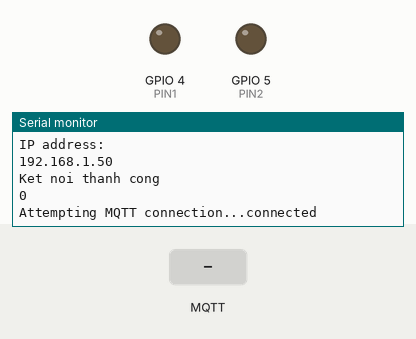
The program below on a simulated ESP8266 (NodeMCU). Parts: output pins drawn as LEDs (lit = HIGH), the last lines printed to the serial monitor. The inputs (shaded band) are chosen by the test bench. WiFi joins after 1.5 s; servers stay silent unless stated; no MQTT or app messages arrive unless stated.

Above: at 2.7 s.
2.8 s: MQTT message "flag1" arrives on the first subscribed topic
At 3.7 s:
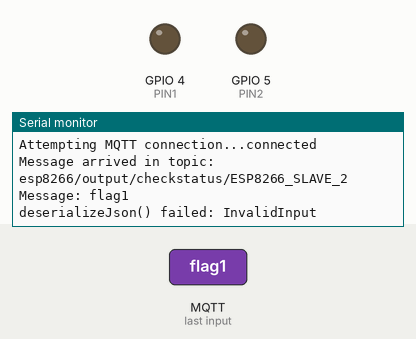
4.3 s: MQTT message "1" arrives on the first subscribed topic
At 4.8 s:
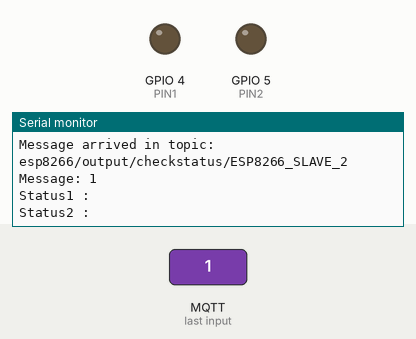
5.8 s: MQTT message "on" arrives on the first subscribed topic
At 7.2 s:
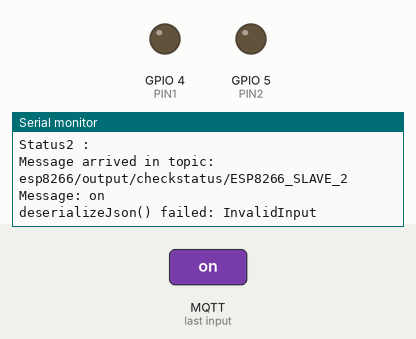

The program:

main.cpp
```cpp
#include <ESP8266WiFi.h>
#include <WiFiClient.h>
#include <ESP8266HTTPClient.h>
#include <ArduinoJson.h>
#include <PubSubClient.h>

const unsigned int PIN1 = 4; // BT
const unsigned int PIN2 = 5; // QL

// //Declare wifi and password
// const char *ssid = "Matsuya MIC";
// const char *password = "M@tsuyaR&D2020";
const char *ssid = "Matsuya_R&D_factory";
const char *password = "Matsuya@2017";

WiFiClient espClient;
PubSubClient client(espClient);

String _device_name_slave = "ESP8266_SLAVE_2";
String _device_name_master = "D_FP_2";
char const *_Topic_send_master = "esp8266/input/checkstatus/ESP8266_SLAVE_2";
char const *_Topic_receive_master = "esp8266/output/checkstatus/ESP8266_SLAVE_2";

const char *mqtt_server = "113.161.152.35";
byte machineStatus1;
byte machineStatus2;
String Flagcheckstatus1;
String Flagcheckstatus2;
unsigned long previousMillis = 0;
int couter = 4;
bool flag_send = 0;
String messageTemp = "";
int count_timer = 0;
bool sent_inf;
bool recieve_success;
int count_times = 0;

void setup_wifi();
void callback(char *topic, byte *message, unsigned int length);
void send_data_mqtt(char const *_path, String flag_status1, String flag_status2);
void reconnect();

// // SETUP TIMER
// void ICACHE_RAM_ATTR onTimerISR(){
//     count_timer++;
//     // Serial.println(count_timer);
//     timer1_write(6000000);//12us
// }

void setup()
{
  Serial.begin(115200);
  pinMode(PIN1, OUTPUT);
  pinMode(PIN2, OUTPUT);

  // settings wifi and mqtt
  setup_wifi();
  client.setServer(mqtt_server, 1883);
  client.setCallback(callback);

  machineStatus1 = LOW; // set first status
  machineStatus2 = LOW; // set first status
  Flagcheckstatus1 = "flag0";
  Flagcheckstatus2 = "flag0";
  digitalWrite(PIN1, machineStatus1);
  digitalWrite(PIN2, machineStatus2);
  Serial.println("Ket noi thanh cong");
  // //Initialize Ticker every 0.5s
  // timer1_attachInterrupt(onTimerISR);
  // timer1_enable(TIM_DIV16, TIM_EDGE, TIM_SINGLE);
  // timer1_write(6000000); //120000 us
}

//=======================================================================
//                    Main Program Loop
//=======================================================================
void loop()
{
  if (!client.connected())
  {
    reconnect();
  }
  client.loop();

  // if(sent_inf == true && count_timer == 10 && recieve_success == false){
  //   send_data_mqtt(_Topic_send_master, Flagcheckstatus1, Flagcheckstatus2);
  //   sent_inf = false;
  // }

  unsigned long currentMillis = millis();
  if ((WiFi.status() != WL_CONNECTED) && (currentMillis - previousMillis >= 30000))
  {
    Serial.print(millis());
    Serial.println("Reconnecting to WiFi...");
    WiFi.disconnect();
    WiFi.reconnect();
    previousMillis = currentMillis;
  }
  else
  {
    if (couter == 0)
    {
      Serial.println("Reset now...");
      ESP.restart();
    }
    if (flag_send == 1)
    {
      send_data_mqtt(_Topic_send_master, Flagcheckstatus1, Flagcheckstatus2);
      flag_send = 0;
      delay(2000);
    }
  }
}

void setup_wifi()
{
  delay(10);
  Serial.println();
  Serial.print("Connecting to ");
  Serial.println(ssid);
  WiFi.hostname(_device_name_slave);
  WiFi.begin(ssid, password);
  while (WiFi.status() != WL_CONNECTED)
  {
    delay(500);
    Serial.print(".");
  }
  Serial.println("");
  Serial.println("WiFi connected");
  Serial.println("IP address: ");
  Serial.println(WiFi.localIP());
}

void callback(char *topic, byte *message, unsigned int length)
{
  count_times++;
  Serial.print("Message arrived in topic: ");
  Serial.println(topic);
  messageTemp = "";
  for (unsigned i = 0; i < length; i++)
  {
    messageTemp += (char)message[i];
  }
  Serial.print("Message: ");
  Serial.println(messageTemp);

  // Serial.println();
  // Changes the output state according to the message
  if (String(topic) == _Topic_receive_master)
  {
    recieve_success = true;
    StaticJsonDocument<192> doc;

    DeserializationError error = deserializeJson(doc, messageTemp);

    if (error)
    {
      Serial.print(F("deserializeJson() failed: "));
      Serial.println(error.f_str());
      return;
    }
    const char *_device_name = doc["device_name"];
    const char *Status1 = doc["status1"]; // "flag0"
    const char *Status2 = doc["status2"]; // "flag0"
    Serial.print(F("Status1 :"));
    Serial.println(Status1);
    Serial.print(F("Status2 :"));
    Serial.println(Status2);
    String check_name = _device_name;
    if (check_name == _device_name_master)
    {
      if (String(Status1) == "flag1") // light1
      {
        machineStatus1 = HIGH;
        // Flagcheckstatus1 = (machineStatus1 == HIGH) ? "flag1" : "flag0";
        if (machineStatus2 == HIGH)
        {
          machineStatus2 = LOW; // Light A turn ON => Light B turn OFF
        }
        Flagcheckstatus1 = Status1;
        digitalWrite(PIN1, machineStatus1);
        Serial.println("Line 1 ON");
      }
      else if (String(Status1) == "flag0")
      {
        machineStatus1 = LOW;
        Flagcheckstatus1 = Status1;
        digitalWrite(PIN1, machineStatus1);
        Serial.println("Line 1 OFF");
      }
      if (String(Status2) == "flag1") // light2
      {
        machineStatus2 = HIGH;
        // Flagcheckstatus2 = (machineStatus2 == HIGH) ? "flag1" : "flag0";
        if (machineStatus1 == HIGH)
        {
          machineStatus1 = LOW; // Light B turn ON => Light A turn OFF
        }
        Flagcheckstatus2 = Status2;
        digitalWrite(PIN2, machineStatus2);
        Serial.println("Line 2 ON");
      }
      else if (String(Status2) == "flag0")
      {
        machineStatus2 = LOW;
        Flagcheckstatus2 = Status2;
        digitalWrite(PIN2, machineStatus2);
        Serial.println("Line 2 OFF");
      }

      if (messageTemp.length() > 0)
      {
        send_data_mqtt(_Topic_send_master, Flagcheckstatus1, Flagcheckstatus2);
        recieve_success = false;
      }
      // else if(count_times == 2) {
      //   count_times = 0;
      //   ;
      // }
    }
  }
}

void send_data_mqtt(char const *_path, String flag_status1, String flag_status2)
{
  StaticJsonDocument<192> doc;
  doc["device_name"] = _device_name_slave;
  doc["status1"] = flag_status1;
  doc["status2"] = flag_status2;
  char output[192];

  serializeJson(doc, output);
  Serial.println(output);
  if (client.publish(_path, output) == true)
  {
    flag_send = 0;
    Serial.println(F("Success sending mqtt"));
    count_timer = 0;
    sent_inf = true;
  }
  else
  {
    flag_send = 1;
    couter--;
    Serial.println(F("Error sending mqtt"));
  }
}

void reconnect()
{
  // Loop until we're reconnected
  while (!client.connected())
  {
    Serial.println(client.connected());
    Serial.print("Attempting MQTT connection...");
    // Attempt to connect
    if (client.connect(_device_name_slave.c_str()))
    {
      Serial.println("connected");
      // Subscribe
      client.subscribe(_Topic_receive_master, 1);
      client.getWriteError();
    }
    else
    {
      WiFi.disconnect();
      WiFi.reconnect();
      Serial.print("failed, rc=");
      Serial.print(client.state());
      Serial.println(" try again in 5 seconds");
      // Wait 5 seconds before retrying
      delay(5000);
    }
  }
}
```

Measured:
- after the input at 2.8 s, the serial monitor: prints a new line at once (image 1)
- after the input at 4.3 s, the serial monitor: prints a new line at once (image 2)
- after the input at 5.8 s, the serial monitor: prints a new line at once (image 3)
